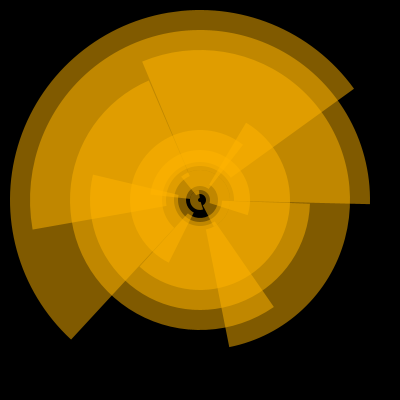
Frame 1 (no input)
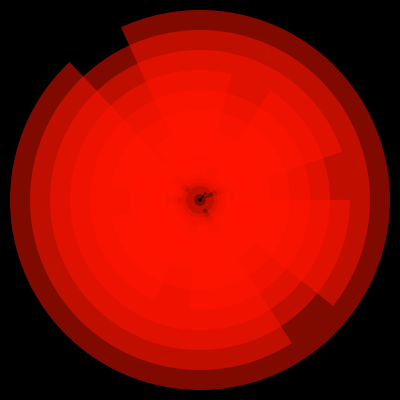
Frame 60 (the mouse pressed at the canvas centre just before this capture)
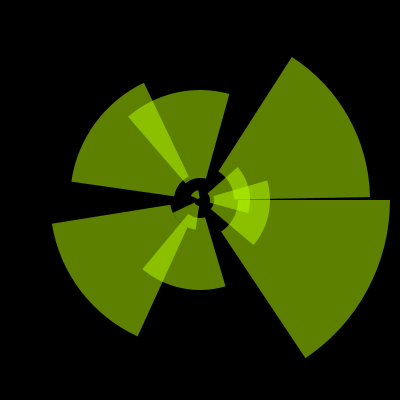
Frame 120 (the mouse held since frame 60 and released just before this capture)

The Processing sketch that drew these frames (run headless with seeded random() and noise(); from frame 60 on, the mouse is pressed at the canvas centre):

// Processing sketch: warning
// ── warning.pde
final int arcrad = 200;
final int arcthick = 160;
float arcstop = 0;
color fg = color(255);
color bg = color(0);

void setup() {
  size(400, 400);
  noStroke();
  fill(255);
  frameRate(60);
  colorMode(HSB, 255);
}

void draw() {
  translate(width / 2, height / 2);
  background(0);
  arcstop = 0.95F * PI * sin(float(frameCount) / 30) + PI + 0.1F;
  drawArc(arcstop, 1.9F, -4F, 1);
  drawArc(arcstop, 1.7F, -3F, -1);
  drawArc(arcstop, 1.5F, -2F, 1);
  drawArc(arcstop, 1.3F, -1F, -1);
  drawArc(arcstop, 1.1F, 0F, 1);
  drawArc(arcstop, 0.9F, 1F, -1);
  drawArc(arcstop, 0.7F, 2F, 1);
  drawArc(arcstop, 0.5F, 3F, -1);
  drawArc(arcstop, 0.3F, 4F, 1);
  drawArc(arcstop, 0.1F, 5F, -1);
}

void drawArc(float angle, float mod, float offset, int dir) {
  fill(64 - 64 * angle / TWO_PI, 255, 255, 128);
  angle += float(frameCount) / 30 + offset;
  if (dir == -1) {
    rotate(-2 * (float(frameCount) / 30 + offset));
  }
  float arcstart = float(frameCount) / 30 + offset;
  arc(0, 0, arcrad * mod, arcrad * mod, arcstart, angle);
  fill(bg);
  ellipse(0, 0, (arcrad - arcthick) * mod, (arcrad - arcthick) * mod);

  if (dir == -1) {
    rotate(2 * (float(frameCount) / 30 + offset));
  }
}
